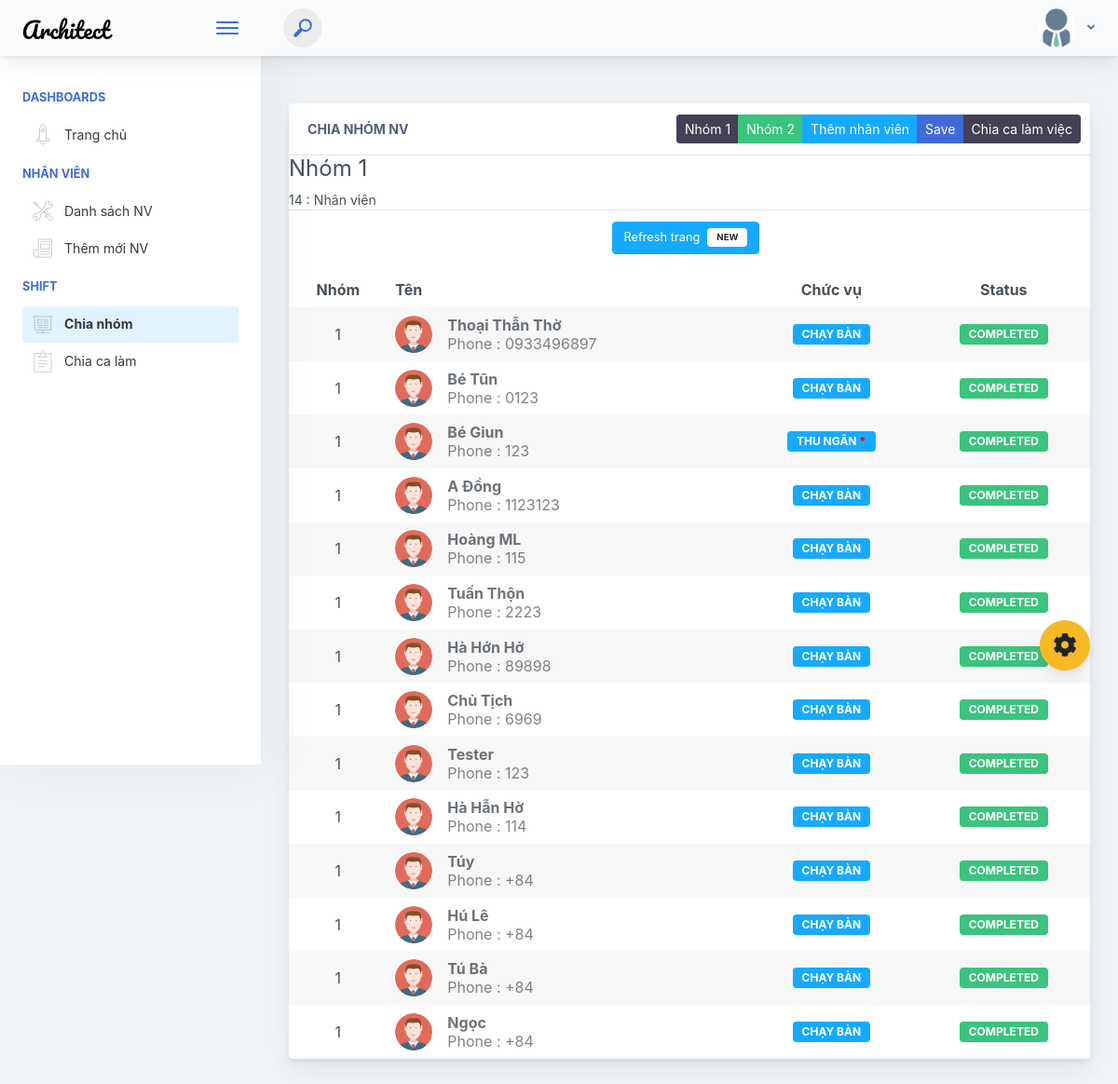
Before: /sortteam.php?nhom=1 with the older database file.
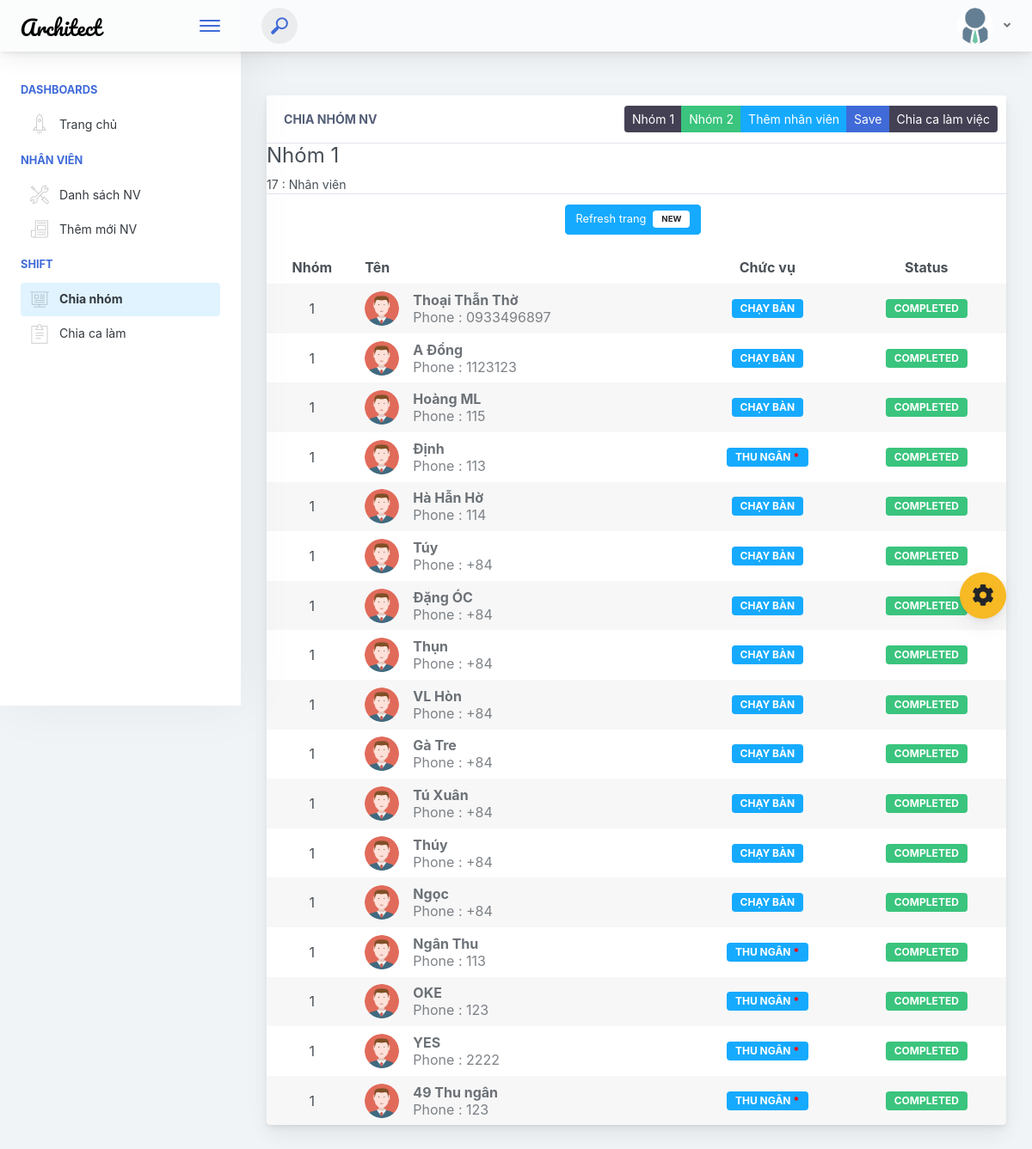
After: the same page with the newer database file.
### tables this page shows
CREATE TABLE `nhanvien` (
  `id` int(20) UNSIGNED NOT NULL,
  `ten` varchar(60) DEFAULT NULL,
  `sdt` varchar(60) DEFAULT NULL,
  `chucvu` varchar(50) NOT NULL,
  `calamviec` varchar(20) NOT NULL,
  `ghichu` text NOT NULL,
  `count` varchar(150) NOT NULL
);

### lib/database.php (called while the page is built, shortened)
<?php
Class Database extends PDO{
   public $host   = DB_HOST;
   public $user   = DB_USER;
   public $pass   = DB_PASS;
   public $dbname = DB_NAME;
   public $link;
private function connectDB(){
   $this->link = new mysqli($this->host, $this->user, $this->pass,
    $this->dbname);
    mysqli_set_charset($this->link, 'UTF8');
 }
public function select($query){
  $result = $this->link->query($query) or
   die($this->link->error.__LINE__);
  if($result->num_rows > 0){
    return $result;
  } else {
    return false;
  }
 }
}

### classes/nhanvien.php (called while the page is built, shortened)
<?php
	$filepath = realpath(dirname(__FILE__));
	include_once ($filepath.'/../lib/database.php');
    class nhanvien
	{
		private $db;
		public function __construct()
		{
			$this->db = new Database();
		}
		public function FillterStaff()
		{
			$query = "SELECT * FROM nhanvien ORDER BY count";
			$result = $this->db->select($query);
			return $result;
		}
	}
?>

### sortteam.php (the view, shortened to what the changed rows need)
<?php
include 'lib/database.php';
?>
<!doctype html>
<html lang="vi">
<?php include 'head.php';?>
<body>
    <div class="app-container app-theme-white body-tabs-shadow fixed-sidebar fixed-header">
                <div class="app-main">
                    <div class="app-main__outer">
                    <div class="app-main__inner">
                        <div class="row">
                            <div class="col-md-12">
                                <div class="main-card mb-3 card">
                                    <div class="card-header">Chia nhóm NV
                                        <div class="btn-actions-pane-right">
                                        </div>
                                    </div>
                                    <div class="table-responsive">
                                    <table class="align-middle mb-0 table table-borderless table-striped table-hover">
                                            <thead>
                                            <tr>
                                                <th class="text-center">Nhóm</th>
                                                <th>Tên</th>
                                                <th class="text-center">Chức vụ</th>
                                                <th class="text-center">Status</th>
                                            </tr>
                                            </thead>
                                            <tbody>
                                                <?php
                                                $filepath = realpath(dirname(__FILE__));
                                                include_once ($filepath.'/classes/nhanvien.php');
                                                $staff= new nhanvien();
                                                $getteam= $staff->FillterStaff();
                                                $nhom= 0;
                                                if(isset($_GET['nhom']))
                                                {$nhom=$_GET['nhom'];}
                                                if($getteam)
                                                {
                                                    if($nhom==1){
                                                        $z=0;
                                                        while($kqt1= $getteam->fetch_assoc())
                                                    {
                                                        if($kqt1['count']==1){
                                                            $z++;
                                                        ?>
                                                        <tr>
                                                <td class="text-center" ><?=$kqt1['count']?></td>
                                                <td>
                                                    <div class="widget-content p-0">
                                                        <div class="widget-content-wrapper">
                                                            <div class="widget-content-left mr-3">
                                                                <div class="widget-content-left">
                                                                    <img width="40" class="rounded-circle" src="assets/images/avatars/images.png" alt="">
                                                                </div>
                                                            </div>
                                                            <div class="widget-content-left flex2">
                                                                <div class="widget-heading"><?=$kqt1['ten']?></div>
                                                                <div class="widget-subheading opacity-7">Phone : <?=$kqt1['sdt']?></div>
                                                            </div>
                                                        </div>
                                                    </div>
                                                </td>
                                                <td class="text-center">
                                                    <div class="badge badge-info"><?php if($kqt1['chucvu']!="Chạy bàn") echo $kqt1['chucvu']."<b style='color:red;'>*</b>";
                                                    else echo $kqt1['chucvu'];  ?></div>
                                                </td>
                                                <td class="text-center">
                                                    <div class="badge badge-success">Completed</div>
                                                </td>
                                            </tr>
                                                        <?php
                                                        }
                                                        }echo $z.' : Nhân viên';
                                                    }
                                                            ?>
                                            <?php
                                            }
                                            ?>
                                            </tbody>
                                    </div>
                                    <div class="d-block text-center card-footer">
                                        <button class="mb-2 mr-2 btn btn-info" onclick="window.location = 'sortteam.php'">Refresh trang<span class="badge badge-light">NEW</span></button>
                                    </div>
                                </div>
                            </div>
                        </div>
                    </div>
                       </div>
        </div>
    </div>
<script type="text/javascript" src="./assets/scripts/main.js"></script></body>
</html>

Changed rows visible on the page:
no longer on this page (row edited): nhanvien: count "1", ten "Bé Tũn", sdt "0123", chucvu "CHẠY BÀN"
no longer on this page (row edited): nhanvien: count "1", ten "Bé Giun", sdt "123", chucvu "THU NGÂN"
no longer on this page (row edited): nhanvien: count "1", ten "Tuấn Thộn", sdt "2223", chucvu "CHẠY BÀN"
no longer on this page (row edited): nhanvien: count "1", ten "Hà Hớn Hở", sdt "89898", chucvu "CHẠY BÀN"
no longer on this page (row edited): nhanvien: count "1", ten "Chủ Tịch", sdt "6969", chucvu "CHẠY BÀN"
no longer on this page (row edited): nhanvien: count "1", ten "Tester", sdt "123", chucvu "CHẠY BÀN"
no longer on this page (row edited): nhanvien: count "1", ten "Hú Lê", sdt "+84", chucvu "CHẠY BÀN"
no longer on this page (row edited): nhanvien: count "1", ten "Tú Bà", sdt "+84", chucvu "CHẠY BÀN"
now on this page (row edited): nhanvien: count "1", ten "Định", sdt "113", chucvu "THU NGÂN"
now on this page (row edited): nhanvien: count "1", ten "Đặng ÓC", sdt "+84", chucvu "CHẠY BÀN"
now on this page (row edited): nhanvien: count "1", ten "Thụn", sdt "+84", chucvu "CHẠY BÀN"
now on this page (row edited): nhanvien: count "1", ten "VL Hòn", sdt "+84", chucvu "CHẠY BÀN"
now on this page (row edited): nhanvien: count "1", ten "Gà Tre", sdt "+84", chucvu "CHẠY BÀN"
now on this page (row edited): nhanvien: count "1", ten "Tú Xuân", sdt "+84", chucvu "CHẠY BÀN"
now on this page (row edited): nhanvien: count "1", ten "Thúy", sdt "+84", chucvu "CHẠY BÀN"
added nhanvien: count "1", ten "Ngân Thu", sdt "113", chucvu "THU NGÂN"
added nhanvien: count "1", ten "OKE", sdt "123", chucvu "THU NGÂN"
added nhanvien: count "1", ten "YES", sdt "2222", chucvu "THU NGÂN"
added nhanvien: count "1", ten "49 Thu ngân", sdt "123", chucvu "THU NGÂN"
Other visible differences:
text written by a page script: "14 : Nhân viên" → "17 : Nhân viên"
